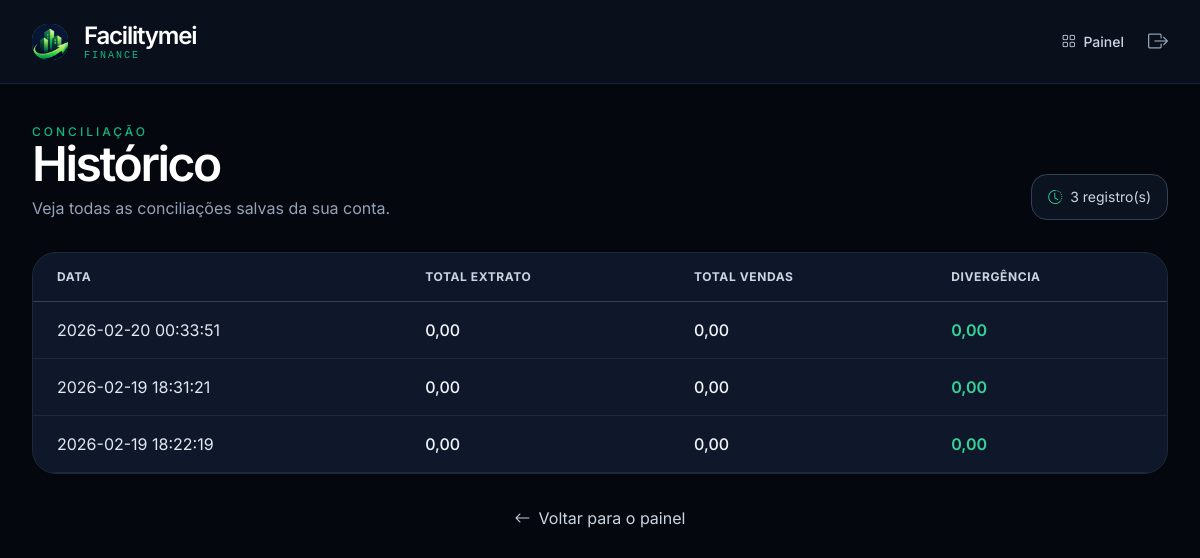
The page /historico (signed in) on the database as committed earlier.
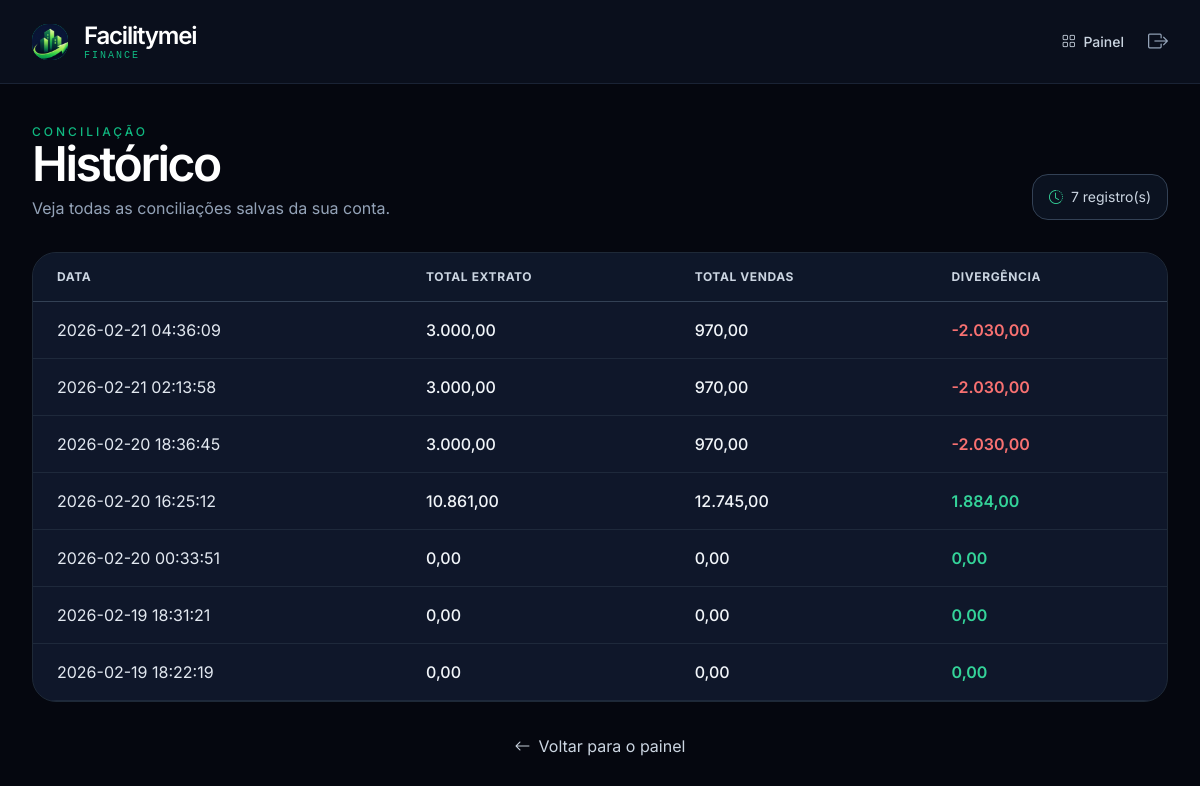
The same page on the database as committed later.
### tables this page shows
CREATE TABLE conciliacoes
             (id INTEGER PRIMARY KEY, user_id INTEGER, data TEXT, total_extrato REAL, total_vendas REAL, divergencia REAL);

### app.py (the view)
@app.route("/historico")
@login_required
def historico():
    conciliacoes = db_fetchall(
        "SELECT data, total_extrato, total_vendas, divergencia FROM conciliacoes WHERE user_id = ? ORDER BY id DESC",
        (current_user.id,),
    )
    return render_template("historico.html", conciliacoes=conciliacoes)

### app.py (called while the page is built)
def format_br(valor):
    try:
        return f"{valor:,.2f}".replace(",", "X").replace(".", ",").replace("X", ".")
    except Exception:
        return "0,00"

def db_fetchone(query, params=()):
    with DB_LOCK:
        cur = conn.execute(query, params)
        return cur.fetchone()

def db_fetchall(query, params=()):
    with DB_LOCK:
        cur = conn.execute(query, params)
        return cur.fetchall()

@login_manager.user_loader
def load_user(user_id):
    row = db_fetchone("SELECT id, email, is_pro FROM users WHERE id = ?", (user_id,))
    if row:
        return User(row[0], row[1], row[2])
    return None

### templates/historico.html (shortened to what the changed rows need)
<!DOCTYPE html>
<html lang="pt-BR">
<head>
    <script src="https://cdn.tailwindcss.com"></script>
    <link rel="stylesheet" href="https://cdn.jsdelivr.net/npm/bootstrap-icons@1.11.3/font/bootstrap-icons.min.css">
    </head>
<body class="min-h-screen pb-16">
    <main class="max-w-7xl mx-auto px-6 md:px-8 pt-10">
        <div class="flex flex-col md:flex-row md:items-end md:justify-between gap-4 mb-8">
            <div>
                <div class="uppercase tracking-[3px] text-emerald-500 text-xs font-medium">Conciliação</div>
                <h1 class="text-4xl md:text-5xl font-semibold tracking-tighter text-white">Histórico</h1>
                <p class="text-slate-400 mt-2">Veja todas as conciliações salvas da sua conta.</p>
            </div>
            <div class="chip rounded-2xl px-4 py-3 text-sm text-slate-300 inline-flex items-center gap-2">
                <i class="bi bi-clock-history text-emerald-400"></i>
                {{ conciliacoes|length }} registro(s)
            </div>
        </div>
        <div class="card rounded-3xl overflow-hidden">
            {% if conciliacoes %}
                <div class="overflow-x-auto">
                    <table class="w-full min-w-[760px]">
                        <thead class="bg-slate-900/70 border-b border-slate-700">
                            <tr class="text-left text-slate-300 text-xs uppercase tracking-wider">
                                <th class="px-6 py-4">Data</th>
                                <th class="px-6 py-4">Total Extrato</th>
                                <th class="px-6 py-4">Total Vendas</th>
                                <th class="px-6 py-4">Divergência</th>
                            </tr>
                        </thead>
                        <tbody>
                            {% for conc in conciliacoes %}
                                <tr class="border-b border-slate-800 hover:bg-slate-800/35 transition-colors">
                                    <td class="px-6 py-4 text-slate-200 whitespace-nowrap">{{ conc[0] }}</td>
                                    <td class="px-6 py-4 text-slate-100 font-medium">{{ conc[1] | default(0) | format_br }}</td>
                                    <td class="px-6 py-4 text-slate-100 font-medium">{{ conc[2] | default(0) | format_br }}</td>
                                    <td class="px-6 py-4 font-semibold {% if conc[3] >= 0 %}text-emerald-400{% else %}text-red-400{% endif %}">
                                        {{ conc[3] | default(0) | format_br }}
                                    </td>
                                </tr>
                            {% endfor %}
                        </tbody>
                    </table>
                </div>
            {% endif %}
        </div>
    </main>
</body>
</html>

Rows that differ between the two databases and show on the page:
added conciliacoes: data "2026-02-21 04:36:09", total_extrato "3.000,00", total_vendas "970,00", divergencia "-2.030,00"
added conciliacoes: data "2026-02-21 02:13:58", total_extrato "3.000,00", total_vendas "970,00", divergencia "-2.030,00"
added conciliacoes: data "2026-02-20 18:36:45", total_extrato "3.000,00", total_vendas "970,00", divergencia "-2.030,00"
added conciliacoes: data "2026-02-20 16:25:12", total_extrato "10.861,00", total_vendas "12.745,00", divergencia "1.884,00"
Other text that changed with them:
{{ conciliacoes|length }}: "3" → "7"
